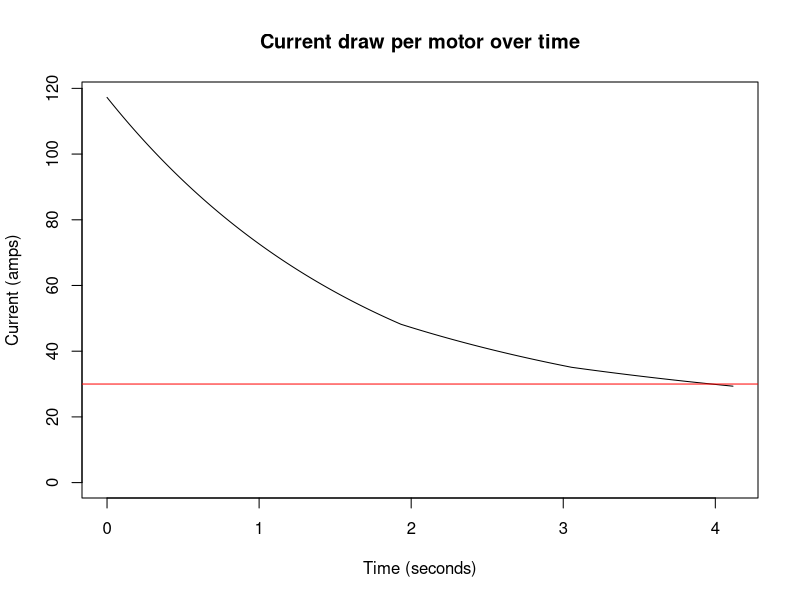

R code for this plot:
motors <- data.frame("Redline"=c(18730,.71, 134,.7, 347,  .8,  433.75),
                     "BAG"=c(13180,.43, 53, 1.8,149,  .71, 209.86),
                     "CIM"=c(5330, 2.41,131,2.7,337.81,2.82,119.79),
                     "MiniCIM"=c(5840, 1.41,89, 3,  215,   2.16,99.54),
                     row.names = c("Free Speed (RPM)","Stall Torque (Nm)","Stall Current (Amp)","Free Current (Amp)","Power (W)","Weight (lb)", "Ratio (W/lb)")
)

nmToInLb <- 8.85074579

#All units are inches, pounds, and seconds
modelThreeStageContinuous <- function(motor, numMotors, gearing, pulleyDiameter, voltage, velEfficiency, torqueEfficiency, 
                                      staticFriction, carriageWeight, carriageRun, smallStageWeight, smallStageRun, mediumStageWeight,
                                      mediumStageRun, deltaTime=0.001, startHeight = 0) {
  motorForce <- motors["Stall Torque (Nm)", motor]*nmToInLb*numMotors*gearing*torqueEfficiency/(pulleyDiameter/2) #pound force
  motorResistance <- 12/motors["Stall Current (Amp)", motor] #ohms
  twelveVoltSpeed <- motors["Free Speed (RPM)", motor]/60/gearing*pi*pulleyDiameter*velEfficiency #Inches/sec
  kV <- 12/twelveVoltSpeed #volts/(inch/sec)
  weights <- c(carriageWeight, carriageWeight + smallStageWeight, carriageWeight + smallStageWeight + mediumStageWeight) #pound mass
  constantForces <- weights+staticFriction #pound force
  constantVoltages <- 12*(constantForces/motorForce) #Volts
  maxAccels <- motorForce/weights #Inches/sec^2, F = ma -> a = F/m
  kAs <- 12/maxAccels # volts(inch/(sec^2))
  heights <- c(carriageRun, carriageRun+smallStageRun, carriageRun+smallStageRun+mediumStageRun) #feet
  
  #Lookup functions
  lookupKa <- function(pos){
    if (pos < heights[1]){
      return(kAs[1])
    } else{
      if (pos < heights[2]){
        return(kAs[2])
      } else {
        return(kAs[3])
      }
    }
  }
  lookupConstantVoltage <- function(pos){
    if (pos < heights[1]){
      return(constantVoltages[1])
    } else{
      if (pos < heights[2]){
        return(constantVoltages[2])
      } else {
        return(constantVoltages[3])
      }
    }
  }
  
  #Load in starting values
  output <- data.frame("time"=0,"pos"=startHeight,"vel"=0, "constantVoltage"=lookupConstantVoltage(startHeight), "velVoltage"=0,
                       "accelVoltage"=(voltage-lookupConstantVoltage(startHeight)), "accel"=(voltage-lookupConstantVoltage(startHeight))/lookupKa(startHeight))
  count <- 1
  
  #Exit if we're at the top, if we're going down, or if it's been a minute
  while(output$pos[count] < heights[3] & output$pos[count] >= 0 & output$time[count] < 60){
    newTime <- output$time[count] + deltaTime
    newPos <- output$pos[count] + deltaTime*output$vel[count]
    newVel <- output$vel[count] + deltaTime*output$accel[count]
    newConstantVoltage <- lookupConstantVoltage(newPos)
    newVelVoltage <- kV*newVel
    newAccelVoltage <- voltage - newConstantVoltage - newVelVoltage
    newAccel <- newAccelVoltage/lookupKa(newPos)
    count <- count+1
    output[count,] <- c(newTime, newPos, newVel, newConstantVoltage, newVelVoltage, newAccelVoltage, newAccel)
  }
  
  output$current <- abs((output$constantVoltage + output$accelVoltage)/motorResistance)
  
  if(output$pos[count] < 0){
    print("Not enough torque to move!")
  } else {
    if (output$time[count] >= 60){
      print("Took over a minute, timed out.")
    } else {
      print(paste("Took",round(output$time[length(output$time)], 1-log(deltaTime, 10)),"seconds to go to the top."))
    }
  }
  return(output)
}

output <- modelThreeStageContinuous("Redline", 1, 50, 2.2560, 10.5, 0.9,0.9,10,11.5,23.25,3.484,25.375,4.168,26.875)
plot(output$time, output$current, xlab="Time (seconds)", ylab="Current (amps)", main="Current draw per motor over time", ylim=c(0,max(output$current)), t="l")
abline(30,0,col="red")